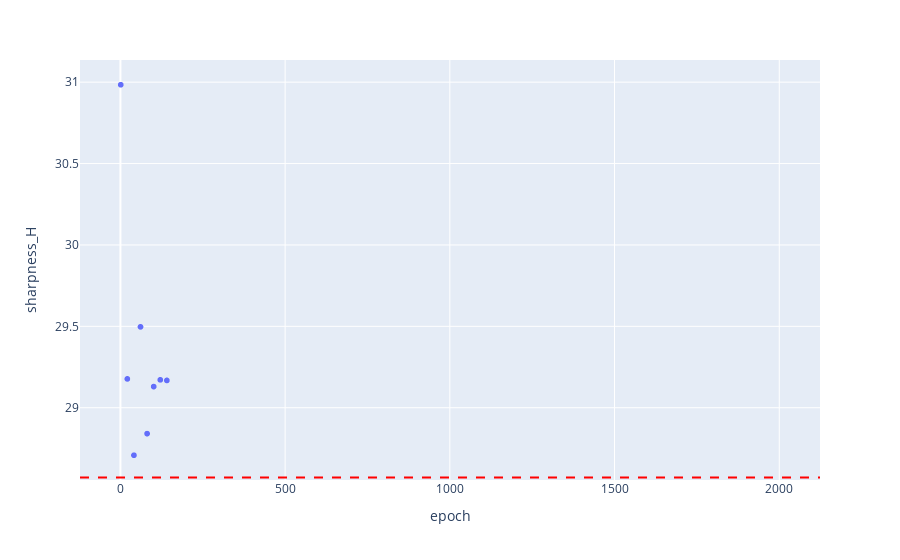

This figure's notebook cell:
### Code cell
fig = px.scatter(out[out['model_id']==16], x='epoch', y='sharpness_H')
fig.add_hline(y=2/0.07, line_dash="dash", line_color="red")
fig.show()

### Figure 1 — Plotly figure (JSON) as saved in the notebook; plotly's stock layout.template omitted (floating-point values rounded to 4 significant figures; data arrays with more than 128 entries replaced by an {"elided": "..."} marker saying what was removed)
{"data": [{"hovertemplate": "epoch=%{x}<br>sharpness_H=%{y}<extra></extra>", "legendgroup": "", "marker": {"color": "#636efa", "symbol": "circle"}, "mode": "markers", "name": "", "showlegend": false, "x": {"elided": "2000 int values"}, "xaxis": "x", "y": {"elided": "2000 float values"}, "yaxis": "y", "type": "scattergl"}], "layout": {"xaxis": {"anchor": "y", "domain": [0.0, 1.0], "title": {"text": "epoch"}}, "yaxis": {"anchor": "x", "domain": [0.0, 1.0], "title": {"text": "sharpness_H"}}, "legend": {"tracegroupgap": 0}, "margin": {"t": 60}, "shapes": [{"line": {"color": "red", "dash": "dash"}, "type": "line", "x0": 0, "x1": 1, "xref": "x domain", "y0": 28.57, "y1": 28.57, "yref": "y"}]}}
